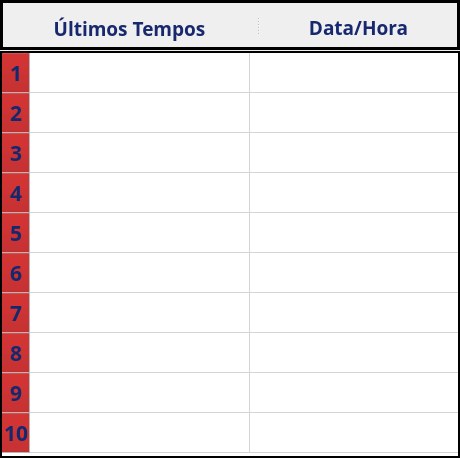
   <widget class="QSplitter" name="splitter_7">
    <property name="geometry">
     <rect>
      <x>14</x>
      <y>410</y>
      <width>460</width>
      <height>458</height>
     </rect>
    </property>
    <property name="maximumSize">
     <size>
      <width>460</width>
      <height>458</height>
     </size>
    </property>
    <property name="palette">
     <palette>
      <active>
       <colorrole role="WindowText">
        <brush brushstyle="SolidPattern">
         <color alpha="255">
          <red>0</red>
          <green>0</green>
          <blue>0</blue>
         </color>
        </brush>
       </colorrole>
      </active>
      <inactive>
       <colorrole role="WindowText">
        <brush brushstyle="SolidPattern">
         <color alpha="255">
          <red>0</red>
          <green>0</green>
          <blue>0</blue>
         </color>
        </brush>
       </colorrole>
      </inactive>
      <disabled>
       <colorrole role="WindowText">
        <brush brushstyle="SolidPattern">
         <color alpha="255">
          <red>143</red>
          <green>146</green>
          <blue>147</blue>
         </color>
        </brush>
       </colorrole>
      </disabled>
     </palette>
    </property>
    <property name="frameShape">
     <enum>QFrame::NoFrame</enum>
    </property>
    <property name="lineWidth">
     <number>0</number>
    </property>
    <property name="orientation">
     <enum>Qt::Vertical</enum>
    </property>
    <property name="handleWidth">
     <number>1</number>
    </property>
    <widget class="QSplitter" name="splitter_8">
     <property name="maximumSize">
      <size>
       <width>509</width>
       <height>50</height>
      </size>
     </property>
     <property name="frameShape">
      <enum>QFrame::Box</enum>
     </property>
     <property name="lineWidth">
      <number>3</number>
     </property>
     <property name="orientation">
      <enum>Qt::Horizontal</enum>
     </property>
     <widget class="QLabel" name="label_ultimos">
      <property name="sizePolicy">
       <sizepolicy hsizetype="Fixed" vsizetype="Fixed">
        <horstretch>0</horstretch>
        <verstretch>0</verstretch>
       </sizepolicy>
      </property>
      <property name="minimumSize">
       <size>
        <width>0</width>
        <height>50</height>
       </size>
      </property>
      <property name="maximumSize">
       <size>
        <width>300</width>
        <height>50</height>
       </size>
      </property>
      <property name="palette">
       <palette>
        <active>
         <colorrole role="WindowText">
          <brush brushstyle="SolidPattern">
           <color alpha="255">
            <red>24</red>
            <green>40</green>
            <blue>110</blue>
           </color>
          </brush>
         </colorrole>
         <colorrole role="Text">
          <brush brushstyle="SolidPattern">
           <color alpha="255">
            <red>24</red>
            <green>40</green>
            <blue>110</blue>
           </color>
          </brush>
         </colorrole>
        </active>
        <inactive>
         <colorrole role="WindowText">
          <brush brushstyle="SolidPattern">
           <color alpha="255">
            <red>24</red>
            <green>40</green>
            <blue>110</blue>
           </color>
          </brush>
         </colorrole>
         <colorrole role="Text">
          <brush brushstyle="SolidPattern">
           <color alpha="255">
            <red>24</red>
            <green>40</green>
            <blue>110</blue>
           </color>
          </brush>
         </colorrole>
        </inactive>
        <disabled>
         <colorrole role="WindowText">
          <brush brushstyle="SolidPattern">
           <color alpha="255">
            <red>143</red>
            <green>146</green>
            <blue>147</blue>
           </color>
          </brush>
         </colorrole>
         <colorrole role="Text">
          <brush brushstyle="SolidPattern">
           <color alpha="255">
            <red>143</red>
            <green>146</green>
            <blue>147</blue>
           </color>
          </brush>
         </colorrole>
        </disabled>
       </palette>
      </property>
      <property name="font">
       <font>
        <family>Sans Serif</family>
        <pointsize>14</pointsize>
        <weight>75</weight>
        <bold>true</bold>
       </font>
      </property>
      <property name="frameShape">
       <enum>QFrame::NoFrame</enum>
      </property>
      <property name="lineWidth">
       <number>1</number>
      </property>
      <property name="text">
       <string>Últimos Tempos</string>
      </property>
      <property name="alignment">
       <set>Qt::AlignCenter</set>
      </property>
      <property name="wordWrap">
       <bool>true</bool>
      </property>
     </widget>
     <widget class="QLabel" name="data_hora_ultimos">
      <property name="sizePolicy">
       <sizepolicy hsizetype="Fixed" vsizetype="Fixed">
        <horstretch>0</horstretch>
        <verstretch>0</verstretch>
       </sizepolicy>
      </property>
      <property name="minimumSize">
       <size>
        <width>0</width>
        <height>50</height>
       </size>
      </property>
      <property name="maximumSize">
       <size>
        <width>197</width>
        <height>50</height>
       </size>
      </property>
      <property name="palette">
       <palette>
        <active>
         <colorrole role="WindowText">
          <brush brushstyle="SolidPattern">
           <color alpha="255">
            <red>0</red>
            <green>0</green>
            <blue>0</blue>
           </color>
          </brush>
         </colorrole>
        </active>
        <inactive>
         <colorrole role="WindowText">
          <brush brushstyle="SolidPattern">
           <color alpha="255">
            <red>0</red>
            <green>0</green>
            <blue>0</blue>
           </color>
          </brush>
         </colorrole>
        </inactive>
        <disabled>
         <colorrole role="WindowText">
          <brush brushstyle="SolidPattern">
           <color alpha="255">
            <red>143</red>
            <green>146</green>
            <blue>147</blue>
           </color>
          </brush>
         </colorrole>
        </disabled>
       </palette>
      </property>
      <property name="font">
       <font>
        <family>Sans Serif</family>
        <pointsize>14</pointsize>
        <weight>75</weight>
        <bold>true</bold>
       </font>
      </property>
      <property name="frameShape">
       <enum>QFrame::NoFrame</enum>
      </property>
      <property name="text">
       <string>&lt;html&gt;&lt;head/&gt;&lt;body&gt;&lt;p&gt;&lt;span style=&quot; color:#18286e;&quot;&gt;Data/Hora&lt;/span&gt;&lt;/p&gt;&lt;/body&gt;&lt;/html&gt;</string>
      </property>
      <property name="alignment">
       <set>Qt::AlignCenter</set>
      </property>
      <property name="wordWrap">
       <bool>true</bool>
      </property>
     </widget>
    </widget>
    <widget class="QTableWidget" name="tabela_ultimos">
     <property name="enabled">
      <bool>true</bool>
     </property>
     <property name="sizePolicy">
      <sizepolicy hsizetype="Maximum" vsizetype="Maximum">
       <horstretch>0</horstretch>
       <verstretch>0</verstretch>
      </sizepolicy>
     </property>
     <property name="minimumSize">
      <size>
       <width>310</width>
       <height>320</height>
      </size>
     </property>
     <property name="maximumSize">
      <size>
       <width>460</width>
       <height>407</height>
      </size>
     </property>
     <property name="palette">
      <palette>
       <active>
        <colorrole role="WindowText">
         <brush brushstyle="SolidPattern">
          <color alpha="255">
           <red>0</red>
           <green>0</green>
           <blue>0</blue>
          </color>
         </brush>
        </colorrole>
        <colorrole role="Button">
         <brush brushstyle="SolidPattern">
          <color alpha="255">
           <red>170</red>
           <green>0</green>
           <blue>0</blue>
          </color>
         </brush>
        </colorrole>
        <colorrole role="Light">
         <brush brushstyle="SolidPattern">
          <color alpha="255">
           <red>255</red>
           <green>255</green>
           <blue>0</blue>
          </color>
         </brush>
        </colorrole>
        <colorrole role="Midlight">
         <brush brushstyle="SolidPattern">
          <color alpha="255">
           <red>255</red>
           <green>255</green>
           <blue>255</blue>
          </color>
         </brush>
        </colorrole>
        <colorrole role="Dark">
         <brush brushstyle="SolidPattern">
          <color alpha="255">
           <red>127</red>
           <green>127</green>
           <blue>127</blue>
          </color>
         </brush>
        </colorrole>
        <colorrole role="Mid">
         <brush brushstyle="SolidPattern">
          <color alpha="255">
           <red>170</red>
           <green>170</green>
           <blue>170</blue>
          </color>
         </brush>
        </colorrole>
        <colorrole role="Text">
         <brush brushstyle="SolidPattern">
          <color alpha="255">
           <red>24</red>
           <green>40</green>
           <blue>110</blue>
          </color>
         </brush>
        </colorrole>
        <colorrole role="BrightText">
         <brush brushstyle="SolidPattern">
          <color alpha="255">
           <red>255</red>
           <green>255</green>
           <blue>255</blue>
          </color>
         </brush>
        </colorrole>
        <colorrole role="ButtonText">
         <brush brushstyle="SolidPattern">
          <color alpha="255">
           <red>0</red>
           <green>0</green>
           <blue>0</blue>
          </color>
         </brush>
        </colorrole>
        <colorrole role="Base">
         <brush brushstyle="SolidPattern">
          <color alpha="255">
           <red>255</red>
           <green>255</green>
           <blue>255</blue>
          </color>
         </brush>
        </colorrole>
        <colorrole role="Window">
         <brush brushstyle="SolidPattern">
          <color alpha="255">
           <red>255</red>
           <green>255</green>
           <blue>255</blue>
          </color>
         </brush>
        </colorrole>
        <colorrole role="Shadow">
         <brush brushstyle="SolidPattern">
          <color alpha="255">
           <red>0</red>
           <green>0</green>
           <blue>0</blue>
          </color>
         </brush>
        </colorrole>
        <colorrole role="AlternateBase">
         <brush brushstyle="SolidPattern">
          <color alpha="255">
           <red>255</red>
           <green>255</green>
           <blue>255</blue>
          </color>
         </brush>
        </colorrole>
        <colorrole role="NoRole">
         <brush brushstyle="SolidPattern">
          <color alpha="255">
           <red>0</red>
           <green>170</green>
           <blue>255</blue>
          </color>
         </brush>
        </colorrole>
        <colorrole role="ToolTipBase">
         <brush brushstyle="SolidPattern">
          <color alpha="255">
           <red>255</red>
           <green>255</green>
           <blue>220</blue>
          </color>
         </brush>
        </colorrole>
        <colorrole role="ToolTipText">
         <brush brushstyle="SolidPattern">
          <color alpha="255">
           <red>0</red>
           <green>0</green>
           <blue>0</blue>
          </color>
         </brush>
        </colorrole>
       </active>
       <inactive>
        <colorrole role="WindowText">
         <brush brushstyle="SolidPattern">
          <color alpha="255">
           <red>0</red>
           <green>0</green>
           <blue>0</blue>
          </color>
         </brush>
        </colorrole>
        <colorrole role="Button">
         <brush brushstyle="SolidPattern">
          <color alpha="255">
           <red>170</red>
           <green>0</green>
           <blue>0</blue>
          </color>
         </brush>
        </colorrole>
        <colorrole role="Light">
         <brush brushstyle="SolidPattern">
          <color alpha="255">
           <red>255</red>
           <green>255</green>
           <blue>0</blue>
          </color>
         </brush>
        </colorrole>
        <colorrole role="Midlight">
         <brush brushstyle="SolidPattern">
          <color alpha="255">
           <red>255</red>
           <green>255</green>
           <blue>255</blue>
          </color>
         </brush>
        </colorrole>
        <colorrole role="Dark">
         <brush brushstyle="SolidPattern">
          <color alpha="255">
           <red>127</red>
           <green>127</green>
           <blue>127</blue>
          </color>
         </brush>
        </colorrole>
        <colorrole role="Mid">
         <brush brushstyle="SolidPattern">
          <color alpha="255">
           <red>170</red>
           <green>170</green>
           <blue>170</blue>
          </color>
         </brush>
        </colorrole>
        <colorrole role="Text">
         <brush brushstyle="SolidPattern">
          <color alpha="255">
           <red>24</red>
           <green>40</green>
           <blue>110</blue>
          </color>
         </brush>
        </colorrole>
        <colorrole role="BrightText">
         <brush brushstyle="SolidPattern">
          <color alpha="255">
           <red>255</red>
           <green>255</green>
           <blue>255</blue>
          </color>
         </brush>
        </colorrole>
        <colorrole role="ButtonText">
         <brush brushstyle="SolidPattern">
          <color alpha="255">
           <red>0</red>
           <green>0</green>
           <blue>0</blue>
          </color>
         </brush>
        </colorrole>
        <colorrole role="Base">
         <brush brushstyle="SolidPattern">
          <color alpha="255">
           <red>255</red>
           <green>255</green>
           <blue>255</blue>
          </color>
         </brush>
        </colorrole>
        <colorrole role="Window">
         <brush brushstyle="SolidPattern">
          <color alpha="255">
           <red>255</red>
           <green>255</green>
           <blue>255</blue>
          </color>
         </brush>
        </colorrole>
        <colorrole role="Shadow">
         <brush brushstyle="SolidPattern">
          <color alpha="255">
           <red>0</red>
           <green>0</green>
           <blue>0</blue>
          </color>
         </brush>
        </colorrole>
        <colorrole role="AlternateBase">
         <brush brushstyle="SolidPattern">
          <color alpha="255">
           <red>255</red>
           <green>255</green>
           <blue>255</blue>
          </color>
         </brush>
        </colorrole>
        <colorrole role="NoRole">
         <brush brushstyle="SolidPattern">
          <color alpha="255">
           <red>0</red>
           <green>170</green>
           <blue>255</blue>
          </color>
         </brush>
        </colorrole>
        <colorrole role="ToolTipBase">
         <brush brushstyle="SolidPattern">
          <color alpha="255">
           <red>255</red>
           <green>255</green>
           <blue>220</blue>
          </color>
         </brush>
        </colorrole>
        <colorrole role="ToolTipText">
         <brush brushstyle="SolidPattern">
          <color alpha="255">
           <red>0</red>
           <green>0</green>
           <blue>0</blue>
          </color>
         </brush>
        </colorrole>
       </inactive>
       <disabled>
        <colorrole role="WindowText">
         <brush brushstyle="SolidPattern">
          <color alpha="255">
           <red>127</red>
           <green>127</green>
           <blue>127</blue>
          </color>
         </brush>
        </colorrole>
        <colorrole role="Button">
         <brush brushstyle="SolidPattern">
          <color alpha="255">
           <red>170</red>
           <green>0</green>
           <blue>0</blue>
          </color>
         </brush>
        </colorrole>
        <colorrole role="Light">
         <brush brushstyle="SolidPattern">
          <color alpha="255">
           <red>255</red>
           <green>255</green>
           <blue>0</blue>
          </color>
         </brush>
        </colorrole>
        <colorrole role="Midlight">
         <brush brushstyle="SolidPattern">
          <color alpha="255">
           <red>255</red>
           <green>255</green>
           <blue>255</blue>
          </color>
         </brush>
        </colorrole>
        <colorrole role="Dark">
         <brush brushstyle="SolidPattern">
          <color alpha="255">
           <red>127</red>
           <green>127</green>
           <blue>127</blue>
          </color>
         </brush>
        </colorrole>
        <colorrole role="Mid">
         <brush brushstyle="SolidPattern">
          <color alpha="255">
           <red>170</red>
           <green>170</green>
           <blue>170</blue>
          </color>
         </brush>
        </colorrole>
        <colorrole role="Text">
         <brush brushstyle="SolidPattern">
          <color alpha="255">
           <red>127</red>
           <green>127</green>
           <blue>127</blue>
          </color>
         </brush>
        </colorrole>
        <colorrole role="BrightText">
         <brush brushstyle="SolidPattern">
          <color alpha="255">
           <red>255</red>
           <green>255</green>
           <blue>255</blue>
          </color>
         </brush>
        </colorrole>
        <colorrole role="ButtonText">
         <brush brushstyle="SolidPattern">
          <color alpha="255">
           <red>127</red>
           <green>127</green>
           <blue>127</blue>
          </color>
         </brush>
        </colorrole>
        <colorrole role="Base">
         <brush brushstyle="SolidPattern">
          <color alpha="255">
           <red>255</red>
           <green>255</green>
           <blue>255</blue>
          </color>
         </brush>
        </colorrole>
        <colorrole role="Window">
         <brush brushstyle="SolidPattern">
          <color alpha="255">
           <red>255</red>
           <green>255</green>
           <blue>255</blue>
          </color>
         </brush>
        </colorrole>
        <colorrole role="Shadow">
         <brush brushstyle="SolidPattern">
          <color alpha="255">
           <red>0</red>
           <green>0</green>
           <blue>0</blue>
          </color>
         </brush>
        </colorrole>
        <colorrole role="AlternateBase">
         <brush brushstyle="SolidPattern">
          <color alpha="255">
           <red>255</red>
           <green>255</green>
           <blue>255</blue>
          </color>
         </brush>
        </colorrole>
        <colorrole role="NoRole">
         <brush brushstyle="SolidPattern">
          <color alpha="255">
           <red>0</red>
           <green>170</green>
           <blue>255</blue>
          </color>
         </brush>
        </colorrole>
        <colorrole role="ToolTipBase">
         <brush brushstyle="SolidPattern">
          <color alpha="255">
           <red>255</red>
           <green>255</green>
           <blue>220</blue>
          </color>
         </brush>
        </colorrole>
        <colorrole role="ToolTipText">
         <brush brushstyle="SolidPattern">
          <color alpha="255">
           <red>0</red>
           <green>0</green>
           <blue>0</blue>
          </color>
         </brush>
        </colorrole>
       </disabled>
      </palette>
     </property>
     <property name="font">
      <font>
       <family>Sans Serif</family>
       <pointsize>16</pointsize>
       <weight>75</weight>
       <bold>true</bold>
      </font>
     </property>
     <property name="frameShape">
      <enum>QFrame::Box</enum>
     </property>
     <property name="frameShadow">
      <enum>QFrame::Plain</enum>
     </property>
     <property name="lineWidth">
      <number>2</number>
     </property>
     <property name="midLineWidth">
      <number>5</number>
     </property>
     <property name="verticalScrollBarPolicy">
      <enum>Qt::ScrollBarAsNeeded</enum>
     </property>
     <property name="horizontalScrollBarPolicy">
      <enum>Qt::ScrollBarAlwaysOff</enum>
     </property>
     <property name="autoScroll">
      <bool>false</bool>
     </property>
     <property name="editTriggers">
      <set>QAbstractItemView::NoEditTriggers</set>
     </property>
     <property name="tabKeyNavigation">
      <bool>false</bool>
     </property>
     <property name="showDropIndicator" stdset="0">
      <bool>false</bool>
     </property>
     <property name="dragDropOverwriteMode">
      <bool>false</bool>
     </property>
     <property name="alternatingRowColors">
      <bool>true</bool>
     </property>
     <property name="selectionMode">
      <enum>QAbstractItemView::NoSelection</enum>
     </property>
     <property name="textElideMode">
      <enum>Qt::ElideMiddle</enum>
     </property>
     <property name="wordWrap">
      <bool>false</bool>
     </property>
     <property name="cornerButtonEnabled">
      <bool>false</bool>
     </property>
     <property name="rowCount">
      <number>10</number>
     </property>
     <property name="columnCount">
      <number>2</number>
     </property>
     <attribute name="horizontalHeaderVisible">
      <bool>false</bool>
     </attribute>
     <attribute name="horizontalHeaderCascadingSectionResizes">
      <bool>false</bool>
     </attribute>
     <attribute name="horizontalHeaderDefaultSectionSize">
      <number>220</number>
     </attribute>
     <attribute name="horizontalHeaderHighlightSections">
      <bool>true</bool>
     </attribute>
     <attribute name="horizontalHeaderMinimumSectionSize">
      <number>100</number>
     </attribute>
     <attribute name="horizontalHeaderShowSortIndicator" stdset="0">
      <bool>false</bool>
     </attribute>
     <attribute name="horizontalHeaderStretchLastSection">
      <bool>false</bool>
     </attribute>
     <attribute name="verticalHeaderVisible">
      <bool>true</bool>
     </attribute>
     <attribute name="verticalHeaderCascadingSectionResizes">
      <bool>false</bool>
     </attribute>
     <attribute name="verticalHeaderDefaultSectionSize">
      <number>40</number>
     </attribute>
     <attribute name="verticalHeaderHighlightSections">
      <bool>true</bool>
     </attribute>
     <attribute name="verticalHeaderMinimumSectionSize">
      <number>40</number>
     </attribute>
     <attribute name="verticalHeaderShowSortIndicator" stdset="0">
      <bool>false</bool>
     </attribute>
     <attribute name="verticalHeaderStretchLastSection">
      <bool>false</bool>
     </attribute>
     <row>
      <property name="text">
       <string>1</string>
      </property>
      <property name="textAlignment">
       <set>AlignHCenter|AlignVCenter|AlignCenter</set>
      </property>
      <property name="background">
       <color>
        <red>0</red>
        <green>0</green>
        <blue>0</blue>
       </color>
      </property>
      <property name="foreground">
       <brush brushstyle="SolidPattern">
        <color alpha="255">
         <red>20</red>
         <green>40</green>
         <blue>110</blue>
        </color>
       </brush>
      </property>
     </row>
     <row>
      <property name="text">
       <string>2</string>
      </property>
      <property name="textAlignment">
       <set>AlignHCenter|AlignVCenter|AlignCenter</set>
      </property>
      <property name="foreground">
       <brush brushstyle="SolidPattern">
        <color alpha="255">
         <red>20</red>
         <green>40</green>
         <blue>110</blue>
        </color>
       </brush>
      </property>
     </row>
     <row>
      <property name="text">
       <string>3</string>
      </property>
      <property name="textAlignment">
       <set>AlignHCenter|AlignVCenter|AlignCenter</set>
      </property>
      <property name="foreground">
       <brush brushstyle="SolidPattern">
        <color alpha="255">
         <red>20</red>
         <green>40</green>
         <blue>110</blue>
        </color>
       </brush>
      </property>
     </row>
     <row>
      <property name="text">
       <string>4</string>
      </property>
      <property name="textAlignment">
       <set>AlignHCenter|AlignVCenter|AlignCenter</set>
      </property>
      <property name="foreground">
       <brush brushstyle="SolidPattern">
        <color alpha="255">
         <red>20</red>
         <green>40</green>
         <blue>110</blue>
        </color>
       </brush>
      </property>
     </row>
     <row>
      <property name="text">
       <string>5</string>
      </property>
      <property name="textAlignment">
       <set>AlignHCenter|AlignVCenter|AlignCenter</set>
      </property>
      <property name="foreground">
       <brush brushstyle="SolidPattern">
        <color alpha="255">
         <red>20</red>
         <green>40</green>
         <blue>110</blue>
        </color>
       </brush>
      </property>
     </row>
     <row>
      <property name="text">
       <string>6</string>
      </property>
      <property name="textAlignment">
       <set>AlignHCenter|AlignVCenter|AlignCenter</set>
      </property>
      <property name="foreground">
       <brush brushstyle="SolidPattern">
        <color alpha="255">
         <red>20</red>
         <green>40</green>
         <blue>110</blue>
        </color>
       </brush>
      </property>
     </row>
     <row>
      <property name="text">
       <string>7</string>
      </property>
      <property name="textAlignment">
       <set>AlignHCenter|AlignVCenter|AlignCenter</set>
      </property>
      <property name="foreground">
       <brush brushstyle="SolidPattern">
        <color alpha="255">
         <red>20</red>
         <green>40</green>
         <blue>110</blue>
        </color>
       </brush>
      </property>
     </row>
     <row>
      <property name="text">
       <string>8</string>
      </property>
      <property name="textAlignment">
       <set>AlignHCenter|AlignVCenter|AlignCenter</set>
      </property>
      <property name="foreground">
       <brush brushstyle="SolidPattern">
        <color alpha="255">
         <red>20</red>
         <green>40</green>
         <blue>110</blue>
        </color>
       </brush>
      </property>
     </row>
     <row>
      <property name="text">
       <string>9</string>
      </property>
      <property name="textAlignment">
       <set>AlignHCenter|AlignVCenter|AlignCenter</set>
      </property>
      <property name="foreground">
       <brush brushstyle="SolidPattern">
        <color alpha="255">
         <red>20</red>
         <green>40</green>
         <blue>110</blue>
        </color>
       </brush>
      </property>
     </row>
     <row>
      <property name="text">
       <string>10</string>
      </property>
      <property name="textAlignment">
       <set>AlignHCenter|AlignVCenter|AlignCenter</set>
      </property>
      <property name="foreground">
       <brush brushstyle="SolidPattern">
        <color alpha="255">
         <red>20</red>
         <green>40</green>
         <blue>110</blue>
        </color>
       </brush>
      </property>
     </row>
     <column>
      <property name="text">
       <string/>
      </property>
     </column>
     <column>
      <property name="text">
       <string/>
      </property>
     </column>
     <item row="0" column="0">
      <property name="text">
       <string/>
      </property>
      <property name="textAlignment">
       <set>AlignHCenter|AlignVCenter|AlignCenter</set>
      </property>
      <property name="flags">
       <set>ItemIsEditable|ItemIsDragEnabled|ItemIsUserCheckable|ItemIsEnabled</set>
      </property>
     </item>
     <item row="0" column="1">
      <property name="text">
       <string/>
      </property>
      <property name="textAlignment">
       <set>AlignHCenter|AlignVCenter|AlignCenter</set>
      </property>
     </item>
     <item row="1" column="0">
      <property name="text">
       <string/>
      </property>
      <property name="textAlignment">
       <set>AlignHCenter|AlignVCenter|AlignCenter</set>
      </property>
      <property name="flags">
       <set>ItemIsEditable|ItemIsDragEnabled|ItemIsUserCheckable|ItemIsEnabled</set>
      </property>
     </item>
     <item row="1" column="1">
      <property name="text">
       <string/>
      </property>
      <property name="textAlignment">
       <set>AlignHCenter|AlignVCenter|AlignCenter</set>
      </property>
     </item>
     <item row="2" column="0">
      <property name="text">
       <string/>
      </property>
      <property name="textAlignment">
       <set>AlignHCenter|AlignVCenter|AlignCenter</set>
      </property>
      <property name="flags">
       <set>ItemIsEditable|ItemIsDragEnabled|ItemIsUserCheckable|ItemIsEnabled</set>
      </property>
     </item>
     <item row="2" column="1">
      <property name="text">
       <string/>
      </property>
      <property name="textAlignment">
       <set>AlignHCenter|AlignVCenter|AlignCenter</set>
      </property>
     </item>
     <item row="3" column="0">
      <property name="text">
       <string/>
      </property>
      <property name="textAlignment">
       <set>AlignHCenter|AlignVCenter|AlignCenter</set>
      </property>
      <property name="flags">
       <set>ItemIsEditable|ItemIsDragEnabled|ItemIsUserCheckable|ItemIsEnabled</set>
      </property>
     </item>
     <item row="3" column="1">
      <property name="text">
       <string/>
      </property>
      <property name="textAlignment">
       <set>AlignRight|AlignVCenter</set>
      </property>
     </item>
     <item row="4" column="0">
      <property name="text">
       <string/>
      </property>
      <property name="textAlignment">
       <set>AlignHCenter|AlignVCenter|AlignCenter</set>
      </property>
      <property name="flags">
       <set>ItemIsSelectable|ItemIsEditable|ItemIsUserCheckable|ItemIsEnabled</set>
      </property>
     </item>
     <item row="4" column="1">
      <property name="text">
       <string/>
      </property>
      <property name="textAlignment">
       <set>AlignHCenter|AlignVCenter|AlignCenter</set>
      </property>
     </item>
     <item row="5" column="0">
      <property name="text">
       <string/>
      </property>
      <property name="textAlignment">
       <set>AlignHCenter|AlignVCenter|AlignCenter</set>
      </property>
      <property name="flags">
       <set>ItemIsSelectable|ItemIsEditable|ItemIsUserCheckable|ItemIsEnabled</set>
      </property>
     </item>
     <item row="5" column="1">
      <property name="text">
       <string/>
      </property>
      <property name="textAlignment">
       <set>AlignHCenter|AlignVCenter|AlignCenter</set>
      </property>
     </item>
     <item row="6" column="0">
      <property name="text">
       <string/>
      </property>
      <property name="textAlignment">
       <set>AlignHCenter|AlignVCenter|AlignCenter</set>
      </property>
      <property name="flags">
       <set>ItemIsEditable|ItemIsDragEnabled|ItemIsUserCheckable|ItemIsEnabled</set>
      </property>
     </item>
     <item row="6" column="1">
      <property name="text">
       <string/>
      </property>
      <property name="textAlignment">
       <set>AlignHCenter|AlignVCenter|AlignCenter</set>
      </property>
     </item>
     <item row="7" column="0">
      <property name="text">
       <string/>
      </property>
      <property name="textAlignment">
       <set>AlignHCenter|AlignVCenter|AlignCenter</set>
      </property>
      <property name="flags">
       <set>ItemIsEditable|ItemIsDragEnabled|ItemIsUserCheckable|ItemIsEnabled</set>
      </property>
     </item>
     <item row="7" column="1">
      <property name="text">
       <string/>
      </property>
      <property name="textAlignment">
       <set>AlignHCenter|AlignVCenter|AlignCenter</set>
      </property>
     </item>
     <item row="8" column="0">
      <property name="text">
       <string/>
      </property>
      <property name="textAlignment">
       <set>AlignHCenter|AlignVCenter|AlignCenter</set>
      </property>
      <property name="flags">
       <set>ItemIsEditable|ItemIsDragEnabled|ItemIsUserCheckable|ItemIsEnabled</set>
      </property>
     </item>
     <item row="8" column="1">
      <property name="text">
       <string/>
      </property>
      <property name="textAlignment">
       <set>AlignHCenter|AlignVCenter|AlignCenter</set>
      </property>
     </item>
     <item row="9" column="0">
      <property name="text">
       <string/>
      </property>
      <property name="textAlignment">
       <set>AlignHCenter|AlignVCenter|AlignCenter</set>
      </property>
      <property name="flags">
       <set>ItemIsEditable|ItemIsDragEnabled|ItemIsUserCheckable|ItemIsEnabled</set>
      </property>
     </item>
     <item row="9" column="1">
      <property name="text">
       <string/>
      </property>
      <property name="textAlignment">
       <set>AlignHCenter|AlignVCenter|AlignCenter</set>
      </property>
     </item>
    </widget>
   </widget>
